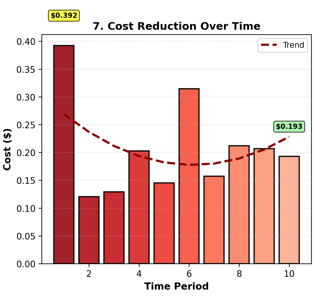
#> input picture input_images/barchart.png, 330 x 301 px
$ python run_pipeline.py
#> lines starting #> are read from the running program, lines starting #| are printed output that depends on the picture; after the words box and inside, x2 and y2 are one past the last pixel; in counts of white or black regions, pixels touching at a corner belong together
### Code/segment_and_color.py
"""
Image Segmentation to Graph Coloring Pipeline
Segments an image into regions and applies graph coloring
"""

import cv2
import numpy as np
import matplotlib
matplotlib.use('Agg')  # headless: this pipeline saves figures to disk, no interactive display needed
import matplotlib.pyplot as plt
from skimage import segmentation, color
from skimage import graph
import networkx as nx
from pathlib import Path


class ImageSegmentColorizer:
    """Main class for image segmentation and graph coloring"""

    def __init__(self, image_path):
        """Initialize with image path"""
        self.image_path = Path(image_path)
        self.original_image = None
        self.preprocessed_image = None
        self.segments = None
        self.rag = None
        self.coloring = None
        self.colored_image = None

    def load_and_preprocess(self, target_size=None, blur_kernel=5):
        """
        Load image and apply preprocessing

        Args:
            target_size: (width, height) tuple to resize, or None
            blur_kernel: Gaussian blur kernel size (odd number)
        """
#> called with blur_kernel = 5
        print(f"Loading image: {self.image_path}")
        self.original_image = cv2.imread(str(self.image_path))
#> self.original_image is the input picture: shape (301, 330, 3); mean B, G, R 202.3, 205.5, 233.5

        if self.original_image is None:
            raise ValueError(f"Could not load image: {self.image_path}")

        # Convert BGR to RGB for display
        self.original_image = cv2.cvtColor(self.original_image, cv2.COLOR_BGR2RGB)

        # Resize if requested
        if target_size:
            self.preprocessed_image = cv2.resize(
                self.original_image, target_size, interpolation=cv2.INTER_AREA
            )
        else:
            self.preprocessed_image = self.original_image.copy()

        # Apply Gaussian blur to reduce noise
        self.preprocessed_image = cv2.GaussianBlur(
            self.preprocessed_image, (blur_kernel, blur_kernel), 0
        )

        print(f"Image loaded: {self.preprocessed_image.shape}")
#| Image loaded: (301, 330, 3)
        return self.preprocessed_image

    def segment_slic(self, n_segments=100, compactness=30):
        """
        Segment image using SLIC superpixels

        Args:
            n_segments: Approximate number of segments
            compactness: Balance between color and space proximity
        """
#> called with n_segments = 150, compactness = 10
        print(f"Segmenting with SLIC (n_segments={n_segments})...")
        self.segments = segmentation.slic(
            self.preprocessed_image,
            n_segments=n_segments,
            compactness=compactness,
            start_label=0
        )
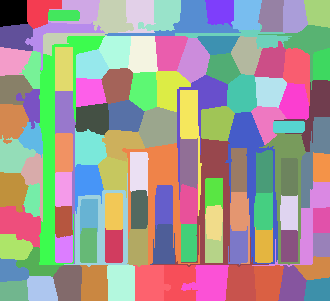
#> self.segments: shape (301, 330) int64; 116 distinct labels, from 0 to 115; one colour per label, 0 black

        n_regions = len(np.unique(self.segments))
#> n_regions = 116
        print(f"Created {n_regions} regions")
#| Created 116 regions
        return self.segments

    # [47 lines left out: function segment_watershed, not called in this run]

    def segment_brick_boundaries(self, edge_threshold1=30, edge_threshold2=100,
                                  morph_kernel_size=3, min_area=50):
        """
        Segment image using edge detection focused on brick boundaries (mortar lines)

        Args:
            edge_threshold1: Lower threshold for Canny edge detection
            edge_threshold2: Upper threshold for Canny edge detection
            morph_kernel_size: Size of morphological operations kernel
            min_area: Minimum area for a region to be considered
        """
        print(f"Segmenting with brick boundary detection...")

        # Convert to grayscale
        gray = cv2.cvtColor(self.preprocessed_image, cv2.COLOR_RGB2GRAY)

        # Apply bilateral filter to reduce noise while preserving edges
        bilateral = cv2.bilateralFilter(gray, 9, 75, 75)

        # Detect edges using Canny
        edges = cv2.Canny(bilateral, edge_threshold1, edge_threshold2)

        # Dilate edges to close gaps in brick boundaries
        kernel = np.ones((morph_kernel_size, morph_kernel_size), np.uint8)
        dilated = cv2.dilate(edges, kernel, iterations=2)

        # Close gaps
        closed = cv2.morphologyEx(dilated, cv2.MORPH_CLOSE, kernel, iterations=2)

        # Find contours
        contours, _ = cv2.findContours(closed, cv2.RETR_CCOMP, cv2.CHAIN_APPROX_SIMPLE)

        # Create labeled image
        self.segments = np.zeros(gray.shape, dtype=np.int32)

        # Fill regions between edges
        label = 1
        for i, contour in enumerate(contours):
            area = cv2.contourArea(contour)
            if area > min_area:
                cv2.drawContours(self.segments, [contour], -1, label, -1)
                label += 1

        # Fill unlabeled regions using watershed
        if np.any(self.segments == 0):
            # Use distance transform on unlabeled areas
            mask = (self.segments == 0).astype(np.uint8)
            dist_transform = cv2.distanceTransform(mask, cv2.DIST_L2, 5)

            # Find local maxima as markers
            _, sure_fg = cv2.threshold(dist_transform, 0.3 * dist_transform.max(), 255, 0)
            sure_fg = np.uint8(sure_fg)

            # Get markers from sure foreground
            _, markers = cv2.connectedComponents(sure_fg)
            markers = markers + label  # Start from next available label
            markers[self.segments > 0] = self.segments[self.segments > 0]

            # Apply watershed
            temp_image = cv2.cvtColor(self.preprocessed_image, cv2.COLOR_RGB2BGR)
            markers = cv2.watershed(temp_image, markers)
            self.segments = markers

        # Clean up: remove boundary markers (-1) and background (0)
        self.segments[self.segments == -1] = 0

        # Relabel segments consecutively
        unique_labels = np.unique(self.segments)
        unique_labels = unique_labels[unique_labels > 0]  # Remove 0
        label_map = {old: new for new, old in enumerate(unique_labels, start=1)}

        temp_segments = np.zeros_like(self.segments)
        for old_label, new_label in label_map.items():
            temp_segments[self.segments == old_label] = new_label
        self.segments = temp_segments

        n_regions = len(np.unique(self.segments)) - 1  # Exclude background
        print(f"Created {n_regions} regions")
        return self.segments

    def segment_mortar_based(self, mortar_threshold_percentile=20, min_brick_area=100):
        """
        Segment bricks by detecting dark mortar lines

        Args:
            mortar_threshold_percentile: Percentile for mortar darkness threshold
            min_brick_area: Minimum area for a brick region
        """
        print(f"Segmenting using mortar line detection...")

        # Convert to grayscale
        gray = cv2.cvtColor(self.preprocessed_image, cv2.COLOR_RGB2GRAY)

        # Apply strong Gaussian blur to remove brick texture
        blurred = cv2.GaussianBlur(gray, (11, 11), 0)

        # Threshold to find dark mortar lines
        threshold_value = np.percentile(blurred, mortar_threshold_percentile)
        _, mortar_mask = cv2.threshold(blurred, threshold_value, 255, cv2.THRESH_BINARY)

        # Invert so mortar is white (foreground)
        mortar_mask = cv2.bitwise_not(mortar_mask)

        # Clean up mortar lines
        kernel = np.ones((3, 3), np.uint8)
        mortar_clean = cv2.morphologyEx(mortar_mask, cv2.MORPH_CLOSE, kernel, iterations=2)
        mortar_clean = cv2.morphologyEx(mortar_clean, cv2.MORPH_OPEN, kernel, iterations=1)

        # Dilate mortar lines slightly to ensure separation
        mortar_dilated = cv2.dilate(mortar_clean, kernel, iterations=2)

        # Find brick regions (inverse of mortar)
        brick_mask = cv2.bitwise_not(mortar_dilated)

        # Label connected components as individual bricks
        n_labels, labels = cv2.connectedComponents(brick_mask)

        # Filter small regions
        self.segments = np.zeros_like(labels)
        new_label = 1
        for label_id in range(1, n_labels):
            mask = (labels == label_id)
            area = np.sum(mask)
            if area >= min_brick_area:
                self.segments[mask] = new_label
                new_label += 1

        n_regions = new_label - 1
        print(f"Created {n_regions} regions (bricks)")
        return self.segments

    def build_rag(self):
        """Build Region Adjacency Graph from segments"""
        print("Building Region Adjacency Graph...")

        # Create RAG with mean color of regions
        self.rag = graph.rag_mean_color(
            self.preprocessed_image, self.segments, mode='similarity'
        )

        print(f"RAG created: {self.rag.number_of_nodes()} nodes, "
              f"{self.rag.number_of_edges()} edges")
#| RAG created: 116 nodes, 275 edges
        return self.rag

    def apply_graph_coloring(self):
        """Apply greedy graph coloring algorithm"""
        print("Applying graph coloring...")

        # Use NetworkX greedy coloring
        self.coloring = nx.greedy_color(self.rag, strategy='largest_first')
#> self.coloring = 116 items

        n_colors = len(set(self.coloring.values()))
#> n_colors = 5
        print(f"Graph colored with {n_colors} colors")
#| Graph colored with 5 colors

        return self.coloring

    def create_colored_image(self):
        """Create image with regions colored by graph coloring"""
        print("Creating colored output image...")

        # Define distinct colors for visualization
        color_palette = [
            [255, 0, 0],      # Red
            [0, 255, 0],      # Green
            [0, 0, 255],      # Blue
            [255, 255, 0],    # Yellow
            [255, 0, 255],    # Magenta
            [0, 255, 255],    # Cyan
            [255, 128, 0],    # Orange
            [128, 0, 255],    # Purple
            [0, 255, 128],    # Spring Green
            [255, 0, 128],    # Rose
        ]

        # Create output image
        self.colored_image = np.zeros_like(self.preprocessed_image)

        # Map each segment to its color
        for segment_id in np.unique(self.segments):
            if segment_id == -1 or segment_id == 0:  # Skip background/borders
                continue

            color_idx = self.coloring.get(segment_id, 0)
            mask = self.segments == segment_id
            self.colored_image[mask] = color_palette[color_idx % len(color_palette)]
#> this loop made 116 passes
#> color_idx on passes 2 to 13: 0, 3, 2, 0, 2, 1, 0, 2, 3, 1, 0, 1
#> pass 2, in create_colored_image, `mask = self.segments == segment_id`:
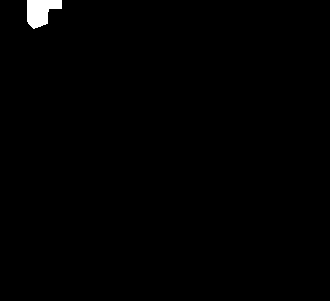
#> mask: shape (301, 330) bool; 0.68% white; 1 white region, box (x1, y1, x2, y2) and area: (27, 0, 62, 29) 679
#> after the loop:
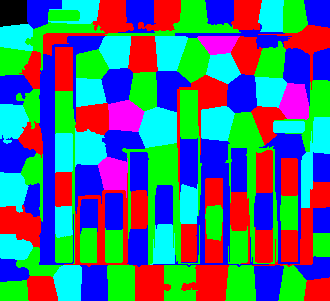
#> self.colored_image: shape (301, 330, 3); mean of channels 0, 1, 2 125.2, 109.8, 70.5; drawn as B, G, R

        return self.colored_image

    # [106 lines left out: functions visualize_results, visualize_graph_only, not called in this run]

    def get_statistics(self):
        """Return statistics about the segmentation and coloring"""
        stats = {
            'image_size': self.original_image.shape,
            'n_regions': len(np.unique(self.segments)),
            'n_edges': self.rag.number_of_edges(),
            'n_colors': len(set(self.coloring.values())),
            'avg_degree': sum(dict(self.rag.degree()).values()) / self.rag.number_of_nodes(),
        }
#> stats = {'image_size': (301, 330, 3), 'n_regions': 116, 'n_edges': 275, 'n_colors': 5, 'avg_degree': 4.74}
        return stats

    def process_pipeline(self, method='slic', **kwargs):
        """
        Run the complete pipeline

        Args:
            method: 'slic', 'watershed', 'brick_boundaries', or 'mortar_based'
            **kwargs: Additional arguments for segmentation
        """
        self.load_and_preprocess()

        if method == 'slic':
            self.segment_slic(**kwargs)
        elif method == 'watershed':
            self.segment_watershed(**kwargs)
        elif method == 'brick_boundaries':
            self.segment_brick_boundaries(**kwargs)
        elif method == 'mortar_based':
            self.segment_mortar_based(**kwargs)
        else:
            raise ValueError(f"Unknown method: {method}")

        self.build_rag()
        self.apply_graph_coloring()
        self.create_colored_image()

        return self.colored_image


# [79 lines left out: function compare_methods, not called in this run]


def comprehensive_visualization(image_path):
    """
    Create ONE comprehensive visualization showing all methods with their graphs

    Args:
        image_path: Path to image file
    """
    # Extract filename without extension from image path
    output_name = Path(image_path).stem

    print("=" * 60)
    print(f"COMPREHENSIVE ANALYSIS: {output_name.upper()}")
    print("=" * 60)

    # Define methods to compare
    methods = [
        ('SLIC', 'slic', {'n_segments': 150, 'compactness': 10}),
        ('Brick Boundaries', 'brick_boundaries', {
            'edge_threshold1': 20,
            'edge_threshold2': 60,
            'morph_kernel_size': 2,
            'min_area': 20
        }),
        ('Mortar Based', 'mortar_based', {
            'mortar_threshold_percentile': 15,
            'min_brick_area': 80
        }),
    ]

    results = []

    # Process each method
    for display_name, method_name, params in methods:
        print(f"\nProcessing: {display_name}...")
        processor = ImageSegmentColorizer(image_path)
        processor.process_pipeline(method=method_name, **params)

        stats = processor.get_statistics()
        print(f"  Regions: {stats['n_regions']}, Colors: {stats['n_colors']}, Edges: {stats['n_edges']}")
#|   Regions: 116, Colors: 5, Edges: 275

        results.append({
            'name': display_name,
            'processor': processor,
            'stats': stats
        })

    # Create comprehensive visualization
    fig = plt.figure(figsize=(20, 15))
    gs = fig.add_gridspec(3, 4, hspace=0.3, wspace=0.3)

    for i, result in enumerate(results):
        processor = result['processor']
        name = result['name']
        stats = result['stats']

        # Column 1: Original with method name
        ax1 = fig.add_subplot(gs[i, 0])
        ax1.imshow(processor.original_image)
        ax1.set_title(f'{name}\n({stats["n_regions"]} regions)', fontsize=11, fontweight='bold')
        ax1.axis('off')

        # Column 2: Segmentation boundaries
        ax2 = fig.add_subplot(gs[i, 1])
        boundaries = segmentation.mark_boundaries(
            processor.preprocessed_image, processor.segments, color=(1, 1, 0), mode='thick'
        )
        ax2.imshow(boundaries)
        ax2.set_title(f'Segmented Regions', fontsize=11)
        ax2.axis('off')

        # Column 3: Graph colored result
        ax3 = fig.add_subplot(gs[i, 2])
        ax3.imshow(processor.colored_image)
        ax3.set_title(f'{stats["n_colors"]} Colors Used', fontsize=11)
        ax3.axis('off')

        # Column 4: Adjacency Graph
        ax4 = fig.add_subplot(gs[i, 3])

        # Get node positions from centroids
        pos = {}
        for node in processor.rag.nodes():
            mask = processor.segments == node
            if np.any(mask):
                y, x = np.where(mask)
                pos[node] = (np.mean(x), -np.mean(y))

        # Get node colors from graph coloring
        node_colors = [processor.coloring.get(node, 0) for node in processor.rag.nodes()]

        # Draw graph with small dot-like nodes
        nx.draw(processor.rag, pos,
               node_color=node_colors,
               node_size=20,
               edge_color='gray',
               width=0.5,
               alpha=0.8,
               ax=ax4,
               with_labels=False,
               cmap=plt.cm.Set1)

        ax4.set_title(f'Region Adjacency Graph\n{stats["n_edges"]} edges', fontsize=11)
        ax4.set_aspect('equal')
#> this loop made 3 passes
#> name on passes 1 to 2: 'SLIC', 'Brick Boundaries'
#> (name, node_colors) on pass 3: ('Mortar Based', [0, 1])
#> pass 1, in comprehensive_visualization, `boundaries = segmentation.mark_boundaries( processor.preprocessed_imag..`:
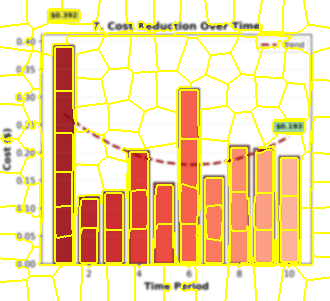
#> boundaries: shape (301, 330, 3) float64; mean R, G, B 0.946, 0.858, 0.671
#> pass 2, in comprehensive_visualization, `boundaries = segmentation.mark_boundaries( processor.preprocessed_imag..`:
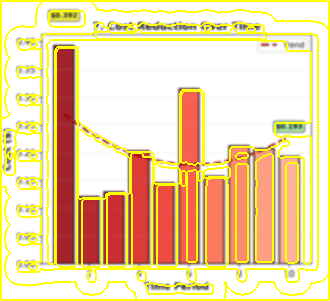
#> boundaries: shape (301, 330, 3) float64; mean R, G, B 0.935, 0.843, 0.659
#> after the loop:
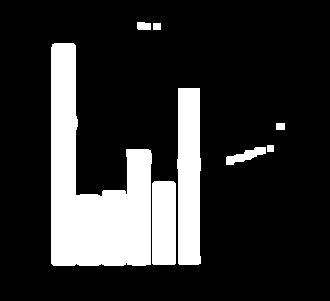
#> mask: shape (301, 330) bool; 18.8% white; 8 white regions, largest, box (x1, y1, x2, y2) and area: (51, 43, 152, 266) 12140, (177, 88, 201, 265) 3923, (152, 181, 176, 265) 2008

    # Overall title
    fig.suptitle(f'Complete Analysis: {output_name.upper()}', fontsize=16, fontweight='bold')

    # Save
    results_dir = Path(__file__).resolve().parent.parent / 'results'
    results_dir.mkdir(parents=True, exist_ok=True)
    output_path = str(results_dir / f'{output_name}_complete.png')
    plt.savefig(output_path, dpi=150, bbox_inches='tight')
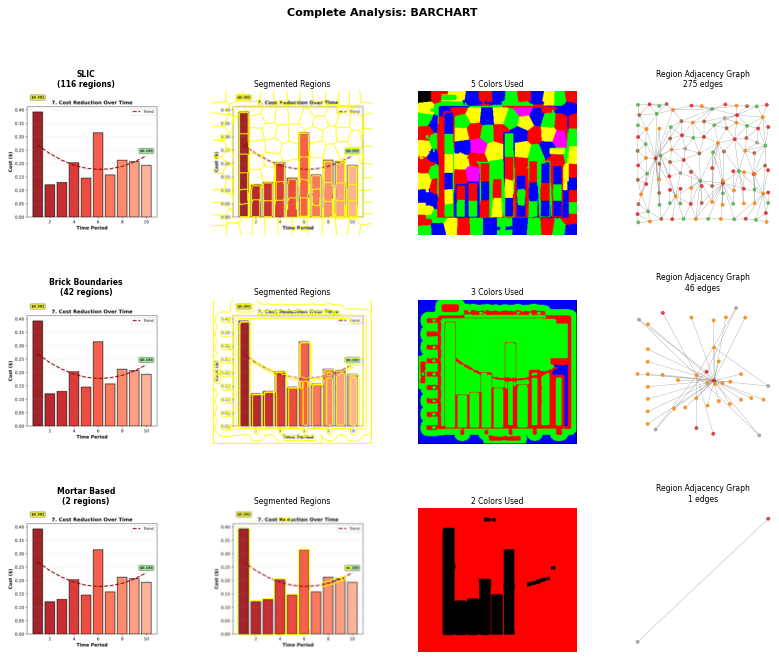
#> figure drawn by matplotlib, 12 panels
    print(f"\n{'='*60}")
    print(f"Complete visualization saved to: {output_path}")
    print(f"{'='*60}\n")
    plt.close(fig)


# [10 lines left out: function main, not called in this run]


# [2 lines that do not run on import are left out]

### Code/derive_predicates.py
import json
from pathlib import Path

def derive_predicates(
    visual_model_path: str,
    output_path: str,
    band: float = 0.25,        # top/bottom/left/right bands
    center_lo: float = 0.35,   # center box lower bound
    center_hi: float = 0.65    # center box upper bound
) -> dict:
#> (the run stopped early here; a loop or call above may not have finished)
